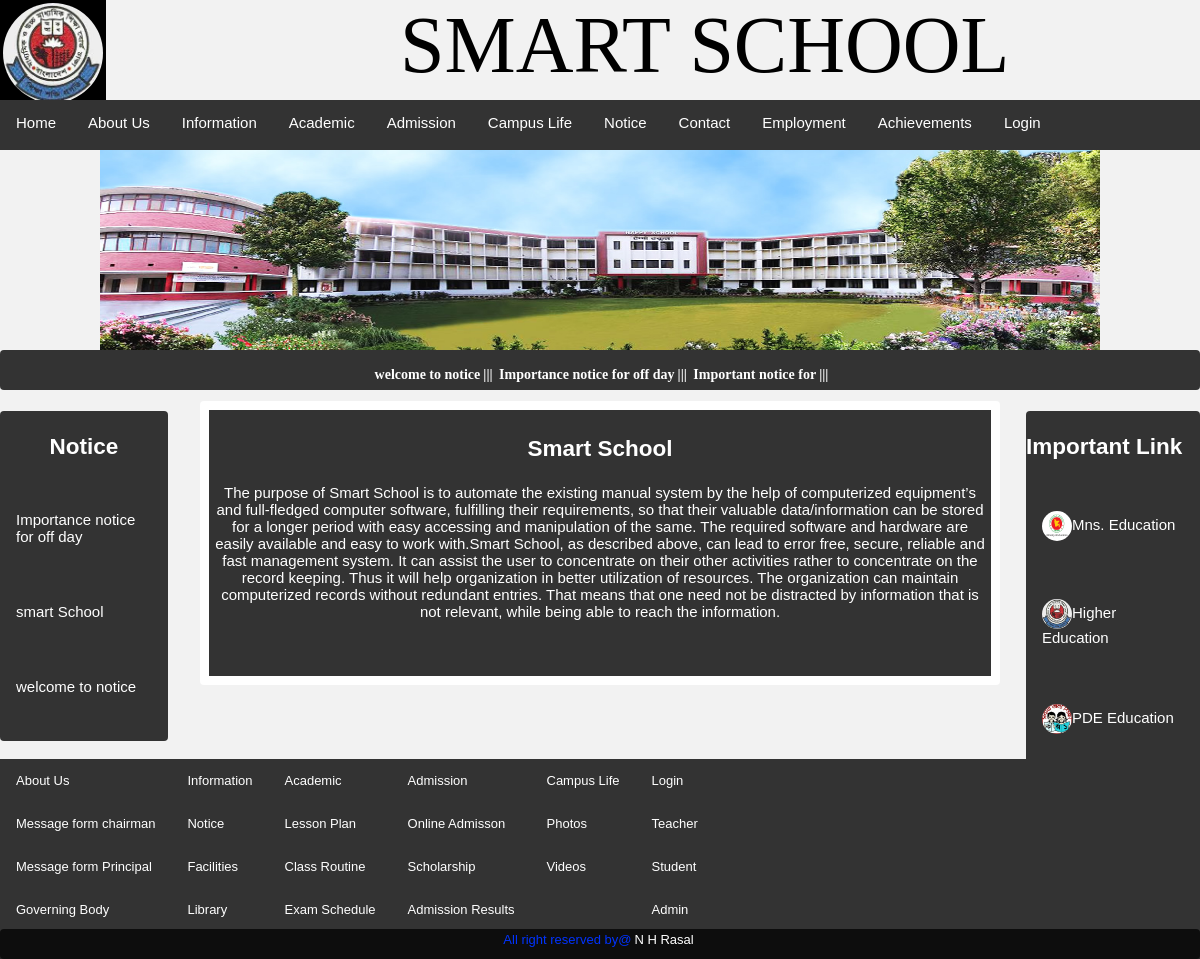
The page / on the database its author committed.
### tables this page shows
CREATE TABLE `notice` (
  `notice_id` int(10) NOT NULL,
  `notice_ctgry` varchar(50) NOT NULL,
  `notice_title` varchar(200) NOT NULL,
  `notice_des` varchar(1000) NOT NULL,
  `img_name` varchar(50) NOT NULL,
  `img_path` varchar(50) NOT NULL,
  `img_type` varchar(50) NOT NULL
);

### sidbar/sidbar.php (the view, shortened to what this page needs)
<td><div id="sidbar">
<tr>
<td><h2><b><p style="color:white">Notice </p></b></h2></h2></td>
</td>
<tr>
<?php
include("database/config.php");
$sql=" SELECT * FROM notice WHERE notice_ctgry='Sidbar' ";
$query=mysqli_query($myconn,$sql);
while($row=mysqli_fetch_array($query))
{
$title=$row['notice_title'];
$nid=$row['notice_id'];
?>
<ul>
<li>
<div><a href="viewnotice.php?notice_id=<?php echo $nid ?>"><p style="color:white"><?php echo $title; ?></p></a></div></li></ul>
<?php }?>
</tr><br />

### marquee/marquee.php (shortened to what this page needs)
<?php
include("database/config.php");
$sql=" SELECT * FROM notice WHERE notice_ctgry='marquee' ";
$query=mysqli_query($myconn,$sql);
while($row=mysqli_fetch_array($query))
{
$title=$row['notice_title'];
$nid=$row['notice_id'];
?>
<a href="viewnotice.php?notice_id=<?php echo $nid ?>"><?php echo $title; ?></a>|||
<?php } ?>

### css/style.css (style rules this page uses)
* { box-sizing: border-box; }
body { font-family: Verdana, sans-serif; }
ul { list-style-type: none; margin: 0; padding: 0; overflow: hidden; background-color:#333; text-align:left; }
li { float: left; }
li a, .dropbtn { display: inline-block; color: white; text-align: left; padding: 14px 16px; text-decoration: none; }
#sidbar { background-color: #333;; height:auto; right:86%; top:261px; left:0px; position:absolute; width:auto; text-align:center; border-radius: 4px; box-sizing: border-box; }
a { display: inline-block; color: white; text-align: center; padding: 3px 3px; text-decoration: none; }

### rows shown on the page
notice: notice_title "Importance notice for off day"
notice: notice_title "smart School"
notice: notice_title "welcome to notice"
notice: notice_title "welcome to notice"
notice: notice_title "Importance notice for off day"
notice: notice_title "Important notice for"
